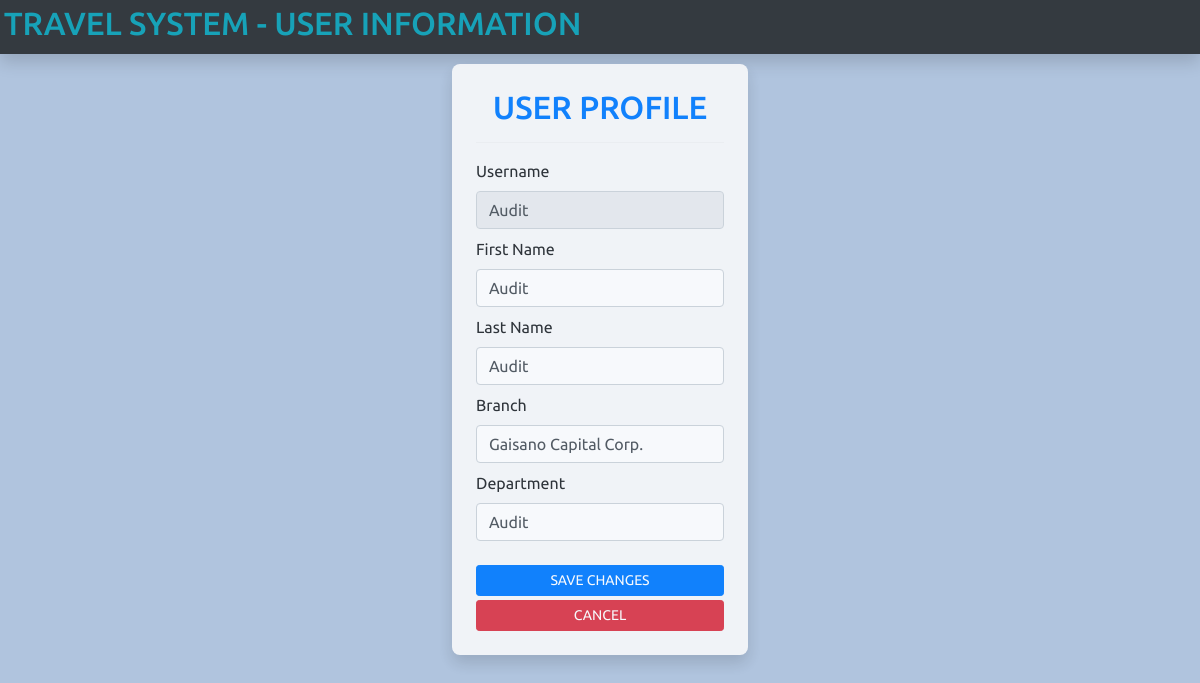
The page /TF/user_info.php (signed in) on the database its author committed.
### tables this page shows
CREATE TABLE `users` (
  `user_name` varchar(30) NOT NULL,
  `firstname` varchar(100) NOT NULL,
  `lastname` varchar(100) NOT NULL,
  `branch` varchar(255) NOT NULL,
  `department1` varchar(100) NOT NULL,
  `password` varchar(100) NOT NULL,
  `role` varchar(30) NOT NULL,
  `stats` varchar(30) NOT NULL
);

### TF/user_info.php (the view, shortened to what this page needs)
<?php
include "../functions/connect.php";
$user_name = $_SESSION['user_name'];
$sql = "select * from users where user_name = '$user_name'";
$result = mysqli_query($con,$sql);
$row = mysqli_fetch_assoc($result);
?>
<!DOCTYPE html>
<html lang="en">
<head>
    <link rel="stylesheet" type="text/css">
    <link rel="stylesheet" href="../style/style.css">
  <link href="../bootstrap/dist/css/bootstrap.min.css" rel="stylesheet">
    <link rel="stylesheet" href="DataTables/datatable/css/jquery.dataTables.min.css">
    <link rel="stylesheet" href="../DataTables/datatables.min.css">
	<link rel="stylesheet" href="../bootstrap-4.3.1-dist/css/bootstrap.min.css">
    <link rel="stylesheet" type="text/css" href="../design/DataTables/datatables.min.css">
</head>
<body>
<nav class = "p-1 shadow bg-dark ">
    <div class="nav-content ">
      <div class="logo">
        <b><h2 class = "text-info text-center">TRAVEL SYSTEM - USER INFORMATION</h2></b>
      </div>
    </div>
  </nav>
<br><br>
<div class = "p-2  bordered" >
<div class="padding">
   <div class = "bg-light w-25  p-4  m-auto rounded-3 shadow"   style= "opacity:0.9;">
        <div class = "">
        <h2 class = "text-center  text-primary" >USER PROFILE</h2>
        <hr>
        </div>
        <div class = "">
            <form action="../functions/user_info_update.php" method ="POST">
            <div class="mb-2">
                <label for="email" class="">Username</label>
                    <input type="text" readonly class="form-control" value="<?php echo $row['user_name']?>" name ="username" id="username" placeholder="" required = "required">
                </div>
            <div class="mb-2">
                <label for="username" class="">First Name</label>
                    <input type="text" class="form-control" value="<?php echo $row['firstname'] ?>" style ="text-transform: capitalize;" name ="firstname" id="username" placeholder="" required = "required">
                </div>
                <div class="mb-2">
                <label for="password" class ="">Last Name</label>
                    <input type="text" class="form-control " value="<?php echo $row['lastname'] ?>" style ="text-transform: capitalize;" name ="lastname" id="password" placeholder="" required = "required">
                </div>
                <div class="mb-2">
                <label for="username" class="">Branch</label>
                    <input type="text" class="form-control" value="<?php echo $row['branch'] ?>" style ="text-transform: capitalize;" name ="branch" id="branch" placeholder="" required = "required">
                </div>
                <div class="mb-2">
                <label for="username" class="">Department</label>
                    <input type="text" class="form-control" value="<?php echo $row['department1'] ?>" style ="text-transform: capitalize;" name ="department" id="department" placeholder="" required = "required">
                </div>
                <button type = "submit" name ="update" class = "btn btn-primary btn-sm  mt-3 w-100">SAVE CHANGES</button>
                <a href="../user_dash.php" class="btn btn-danger btn-sm mt-1 w-100">CANCEL</a>
            </form>
        </div>
    </div>
    </div>
</body>
</html>

### style/style.css (style rules this page uses)
* { margin: 0; padding: 0; box-sizing: border-box; text-decoration: none; font-family: 'Ubuntu', sans-serif; }
nav { position: fixed; top: 0; left: 0; width: 100%; padding: 20px; transition: all 0.4s ease; }
nav .nav-content { height: 100%; max-width: 1200px; margin: auto; display: flex; align-items: center; justify-content: space-between; }
h2 { font-size: 30px; margin-bottom: 6px; color: #4070f4; }

### TF/user_info.php (style rules this page uses)
body { background-color: #b0c4de; }

### rows shown on the page
users: username "Audit", firstname "Audit", lastname "Audit", branch "Gaisano Capital Corp.", department "Audit"
